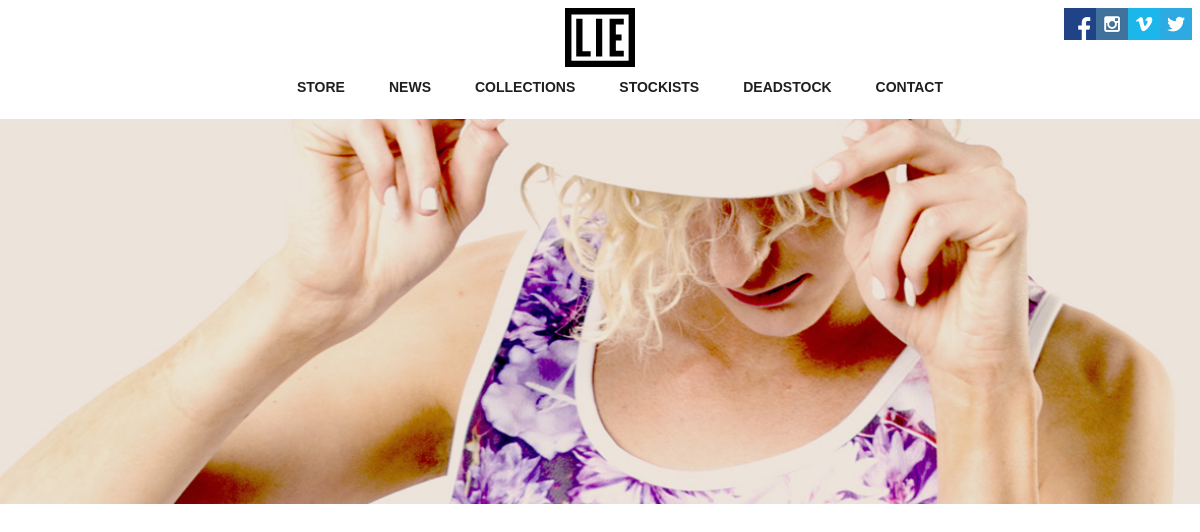
Before: / with the older database file.
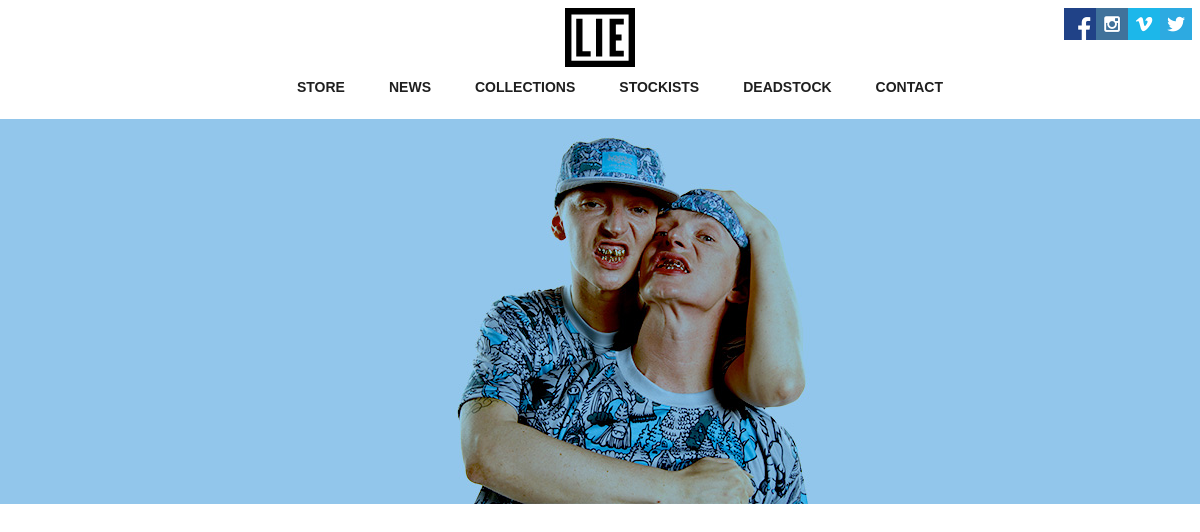
After: the same page with the newer database file.
### content/models.py (models this page shows)
class Slider(models.Model):
	test = models.CharField(max_length=128, null=True, blank=True)
	images = models.FileField(upload_to="slider_images")

### content/views.py (the view)
# urls.py: url(r'^$', views.home, name='home'),
def home(request):
	context = RequestContext(request)
	slider_list = Slider.objects.all()
	context_dict = {
	'page_title': 'Love is Earth - Home',
	'page_desc': 'Love is Earth - Representing the dirty south trap vibe, with relevant streetwear and cultre',
	'page_type': 'website',
	'page_image': ''
	}
	context_dict['slides'] = slider_list
	return render_to_response('home.html', context_dict, context)

### templates/home.html (shortened to what this page needs)
{% extends 'base.html' %}
{% load static %}
{% block js %}
	<link rel="stylesheet" href="{% static 'css/nerveSlider.min.css' %}">
{% endblock %}
		{% block content %}
		<div class="section">
			<div id="slideshow">
				{% for slide in slides %}
				<img src="{{ MEDIA_URL }}{{ slide.images }}" alt="{{ slide.test }}" />
				{% endfor %}
			</div>
		</div>
		{% endblock %}

Changed rows visible on the page:
removed Slider: images (picture)
added Slider: images (picture)
